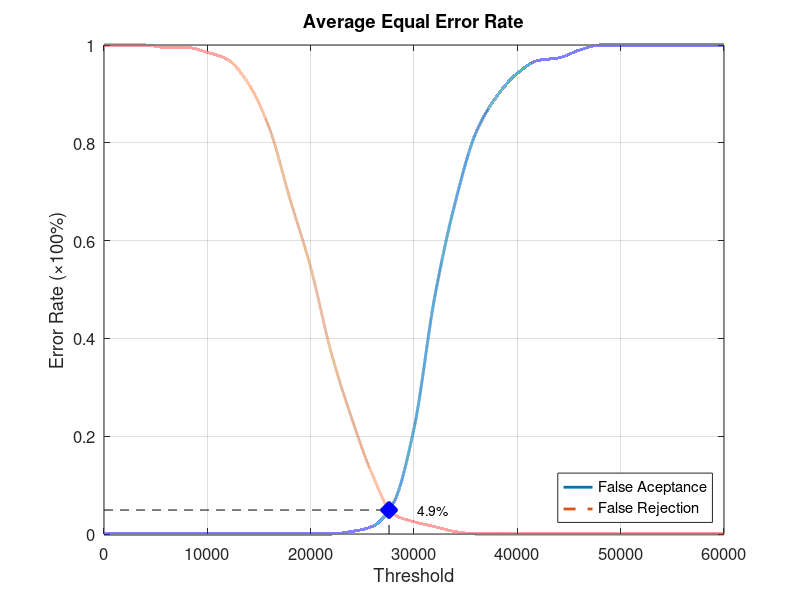
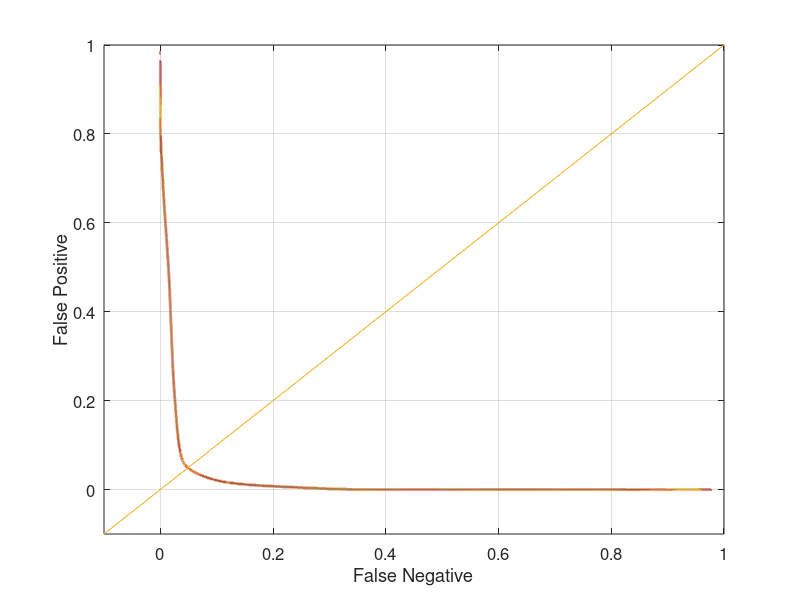

Here is the MATLAB script that generated these plots, in order:
function yEER = Database2_4
close all;
clear;
clc;
x = 0:2000:60000;
xq = 0:0.5:60000;

y0 = [0 0 0 0 0 0 0 0 0 0 0 0 0.00526316 0.0157895 0.0631579 0.215789 0.484211 0.678947 0.821053 0.894737 0.942105 0.968421 0.973684 0.989474 1 1 1 1 1 1 1];
yy0 = interp1(x, y0, xq, 'pchip');
y1 = [1 1 1 0.995 0.995 0.985 0.97 0.92 0.83 0.685 0.545 0.37 0.235 0.12 0.04 0.025 0.015 0.005 0 0 0 0 0 0 0 0 0 0 0 0 0];
yy1 = interp1(x, y1, xq, 'pchip');

% Calculating EER: 
y2 = abs(y0 - y1);
find(y2 == min(y2))
yy2 = abs(yy0 - yy1);
xEER = find(yy2 == min(yy2));
xEERIndex = xq(xEER) % X-axis EER
yEER = yy0(xEER) % Y-axis EER

main = figure
plot(xq, yy0,'-','LineWidth', 2);	hold on
plot(xq, yy1,'--','LineWidth', 2);	hold on
plot([xEERIndex xEERIndex], [0 yEER], 'k--');	hold on
plot([0 xEERIndex], [yEER yEER], 'k--');	hold on
plot(xEERIndex, yEER, 'bx', 'LineWidth', 10);	hold on
text(xEERIndex + 10 * xEERIndex / 100, yEER, [num2str(round((10000 * yEER)) / 100) '%'])
legend('False Aceptance', 'False Rejection', 'Location', 'SouthEast')
xlabel('Threshold')
ylabel('Error Rate (\times100%)')
title('Average Equal Error Rate')
set(gca, 'FontSize', 12)
axis([0 60000 0 1])
grid on

print(main, 'Database2_4Main', '-dpng');
FNRxFPR = figure('Color', [1 1 1]);
plot(yy1, yy0, '-', yy1, yy0, 'LineWidth', 2);
hold on
y = -0.1:0.1:1
plot(y, y); 
set(gca, 'FontSize', 12)
xlabel('False Negative')
ylabel('False Positive')
axis([-0.1 1 -0.1 1])
set(gca, 'FontSize', 12)
grid on

print(FNRxFPR, 'Database2_4FNRxFPR','-dpng');
end
